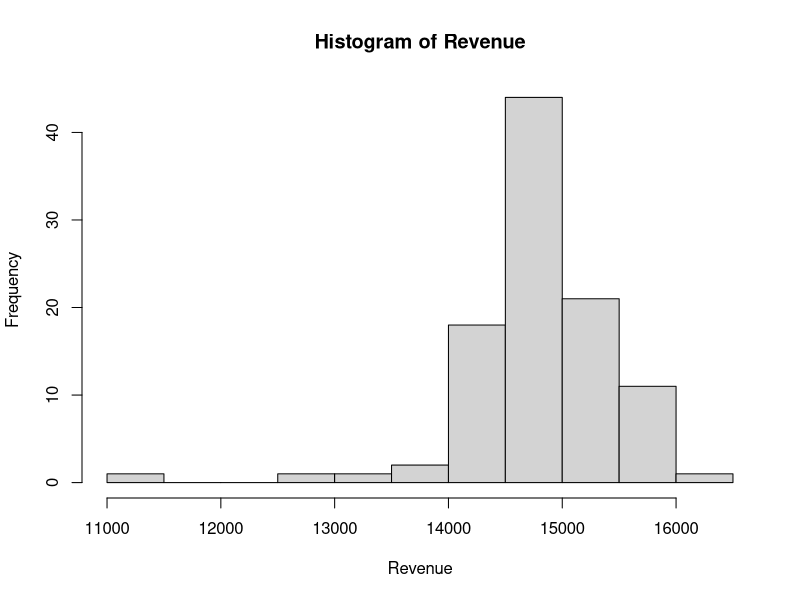

This figure's R source:
## ---- chunk 1
N1 <- 100
N2 <- 1000
N3 <- 10000

lambda_T <- 9
T <- 12

monthly_inventory <- rep(0,T)
inventory_simu <- matrix(NA,N1,T)
monthly_revenue <- rep(0,T)
revenue_simu <- rep(0,N1)
booked_simu <- rep(0,N1)

for (simul in 1:N1){
    inventory <- 100
    revenue <- 0
    not_fully_booked <- 1
    for (time_elapsed in 1:T){
      demand <- rpois(1,lambda_T)
      if (demand <= inventory){
      revenue <- demand * (100+(time_elapsed-1)*10)
      monthly_revenue[time_elapsed] <- revenue
      inventory <- inventory - demand
      monthly_inventory[time_elapsed] <- inventory
      }
      else {
        revenue <- inventory * (100+(time_elapsed-1)*10)
        monthly_revenue[time_elapsed] <- revenue
        inventory <- 0
        monthly_inventory[time_elapsed] <- inventory
      }
    }
    if (monthly_inventory[12]==0){
        not_fully_booked <- 0
      }
    revenue_simu[simul] <- sum(monthly_revenue)
    inventory_simu[simul,] <- monthly_inventory
    booked_simu[simul] <- not_fully_booked
}
revenue_simu
inventory_simu
not_booked <- sum(booked_simu)/N1
not_booked
# total_revenue <- sum(monthly_revenue)
# total_revenue
# monthly_inventory
# monthly_revenue
## ---- chunk 2
require(plotly)
a <- c(revenue_simu)
hist(a, xlab = 'Revenue', main = 'Histogram of Revenue')
## ---- chunk 3
mean_revenue <- mean(revenue_simu)
mean_revenue
std_revenue <- sd(revenue_simu)
std_revenue
CI_revenue <- c(mean_revenue-1.96*std_revenue/sqrt(N1),mean_revenue+1.96*std_revenue/sqrt(N1))
CI_revenue
## ---- chunk 4
mean_book <- mean(booked_simu)
mean_book
CI_book <- c(mean_book-1.96*sqrt(mean_book*(1-mean_book)/N1),mean_book+1.96*sqrt(mean_book*(1-mean_book)/N1))
CI_book
